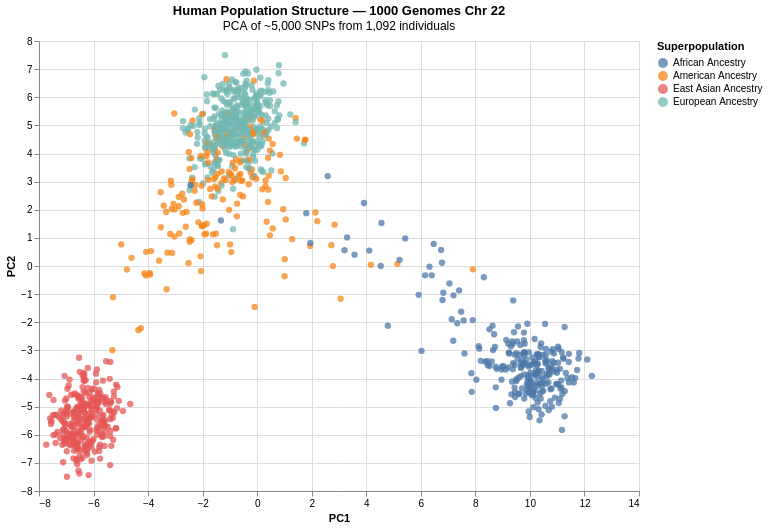

The code cell stored with this chart in its notebook:
### Markdown cell above
## 6 - The Headline Figure: PCA by Superpopulation

### Code cell
chart_super = alt.Chart(df_plot).mark_circle(size=40, opacity=0.75).encode(
    x=alt.X('PC1:Q', title='PC1'),
    y=alt.Y('PC2:Q', title='PC2'),
    color=alt.Color('Superpopulation name:N',
        scale=alt.Scale(scheme='tableau10'),
        legend=alt.Legend(title='Superpopulation')),
    tooltip=['Sample:N', 'Population name:N', 'Superpopulation name:N']
).properties(
    title={'text': 'Human Population Structure — 1000 Genomes Chr 22',
           'subtitle': 'PCA of ~5,000 SNPs from 1,092 individuals'},
    width=600, height=450
).interactive()  # enables pan and zoom

chart_super.save('/Users/tim/bioinformatics-portfolio/01b-genes-and-geography/results/figures/pca_superpopulation.html')
chart_super

### Figure 1 — Vega-Lite specification as saved in the notebook (floating-point values rounded to 4 significant figures; data arrays with more than 128 entries replaced by an {"elided": "..."} marker saying what was removed)
{"config": {"view": {"continuousWidth": 300, "continuousHeight": 300}}, "data": {"name": "data-c314f185c82011c9a7d9830af6cf28a4"}, "mark": {"type": "circle", "opacity": 0.75, "size": 40}, "encoding": {"color": {"field": "Superpopulation name", "legend": {"title": "Superpopulation"}, "scale": {"scheme": "tableau10"}, "type": "nominal"}, "tooltip": [{"field": "Sample", "type": "nominal"}, {"field": "Population name", "type": "nominal"}, {"field": "Superpopulation name", "type": "nominal"}], "x": {"field": "PC1", "title": "PC1", "type": "quantitative"}, "y": {"field": "PC2", "title": "PC2", "type": "quantitative"}}, "height": 450, "params": [{"name": "param_1e9efca18e7a2868", "select": {"type": "interval", "encodings": ["x", "y"]}, "bind": "scales"}], "title": {"text": "Human Population Structure — 1000 Genomes Chr 22", "subtitle": "PCA of ~5,000 SNPs from 1,092 individuals"}, "width": 600, "$schema": "https://vega.github.io/schema/vega-lite/v6.4.1.json", "datasets": {"data-c314f185c82011c9a7d9830af6cf28a4": {"elided": "1092 records"}}}
